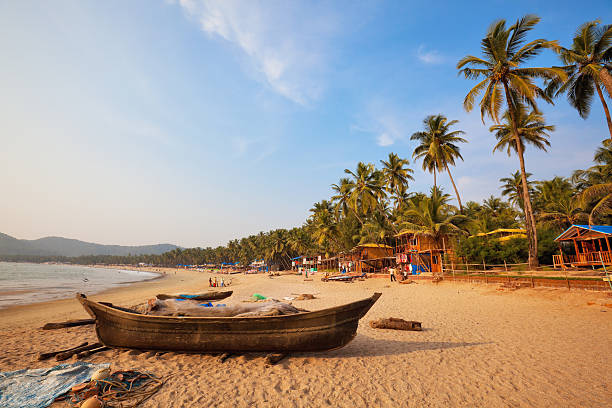
#> input picture OpenCV/Techniques of Image processing/Image arithmetics and bitwise operations/image1.jpg, 612 x 408 px, found by its file name
$ python histogram_equalization.py
#> lines starting #> are read from the running program, lines starting #| are printed output that depends on the picture
# -*- coding: utf-8 -*-
"""
Created on Mon Nov  2 10:47:21 2020

@author: elton
"""

from __future__ import print_function
import cv2
import matplotlib.pyplot as plt
import numpy as np

image1_path=(r'C:/Users/elton/Documents/Computer Vision/Building computer vision applications using ANN/Techniques of image processing/Image arithmetics and bitwise operations/image1.jpg')
image1=cv2.imread(image1_path)
#> image1 is the input picture: shape (408, 612, 3); mean B, G, R 141.3, 149.9, 160.5
image1=cv2.cvtColor(image1, cv2.COLOR_BGR2RGB)
image1=cv2.cvtColor(image1, cv2.COLOR_RGB2GRAY)
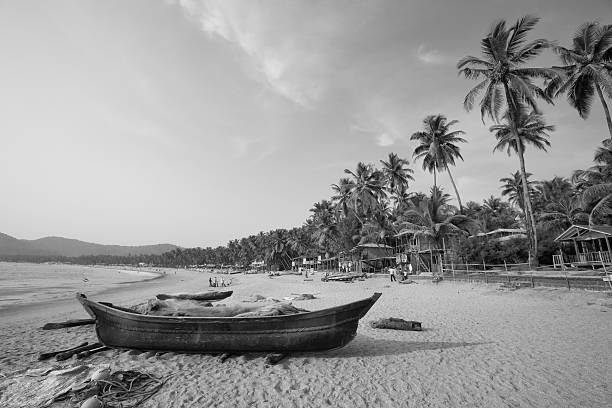
#> image1: shape (408, 612); min 0, max 253, mean 152.1
plt.imshow(image1, cmap='gray')

#calculate histogram
hist=cv2.calcHist([image1], [0], None, [256], [0, 255])
#> hist = 256 values, max 4687 at index 221, min 0 at index 254, mean 975.4

#plot histogram graph
plt.figure()
plt.title('Grayscale histogram')
plt.xlabel('bins')
plt.ylabel('number of pixels')
plt.plot(hist)
plt.show()
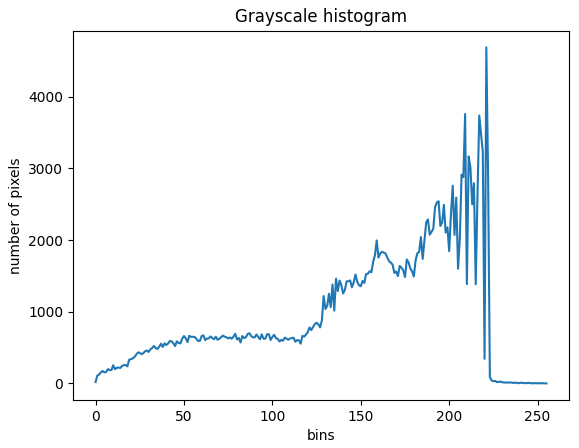
#> figure drawn by matplotlib, 1 panel; curve peaks at x = 221, y = 4687

equalizedImage=cv2.equalizeHist(image1)
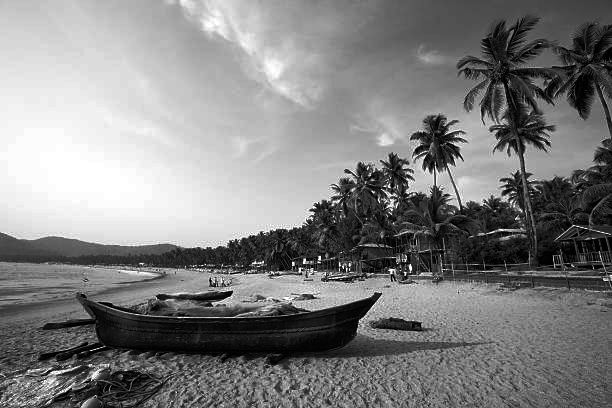
#> equalizedImage: shape (408, 612); min 0, max 255, mean 128.4
plt.imshow(equalizedImage, cmap='gray')

#calculate histogram of the equalized image
hist=cv2.calcHist([equalizedImage], [0], None, [256], [0, 255])
#> hist = 256 values, max 4687 at index 252, min 0 at index 76, mean 962.5

#plot histogram graph
plt.figure()
plt.title('Grayscale histogram')
plt.xlabel('bins')
plt.ylabel('number of pixels')
plt.plot(hist)
plt.show()
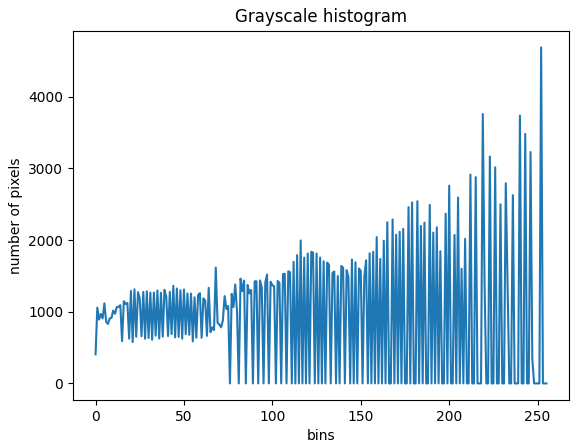
#> figure drawn by matplotlib, 1 panel; curve peaks at x = 252, y = 4687

$ run again, with OpenCV/Techniques of Image processing/Image arithmetics and bitwise operations/image2.jpg copied over OpenCV/Techniques of Image processing/Image arithmetics and bitwise operations/image1.jpg
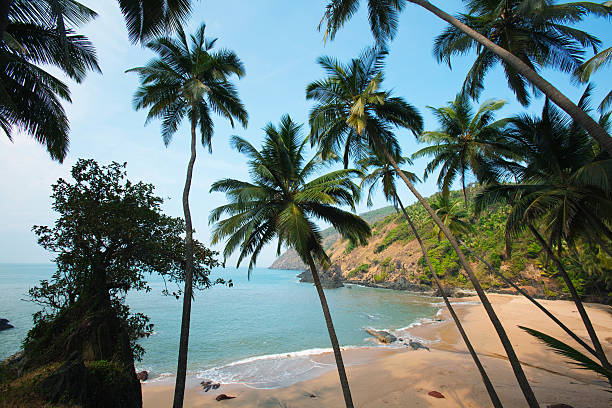
#> input picture OpenCV/Techniques of Image processing/Image arithmetics and bitwise operations/image2.jpg, 612 x 408 px, found by its file name
#> image1 is the input picture: shape (408, 612, 3); mean B, G, R 122.5, 124.5, 106.9
#> `hist=cv2.calcHist([image1], [0], None, [256], [0, 255])`: hist = 256 values, max 2085 at index 15, min 0 at index 255, mean 975.3
#> `equalizedImage=cv2.equalizeHist(image1)`:
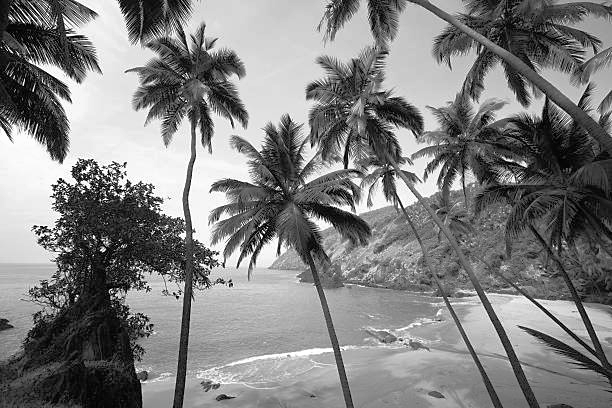
#> equalizedImage: shape (408, 612); min 0, max 255, mean 128.1
#> `hist=cv2.calcHist([equalizedImage], [0], None, [256], [0, 255])`: hist = 256 values, max 2091 at index 222, min 0 at index 8, mean 973.2
#> `plt.show()`:
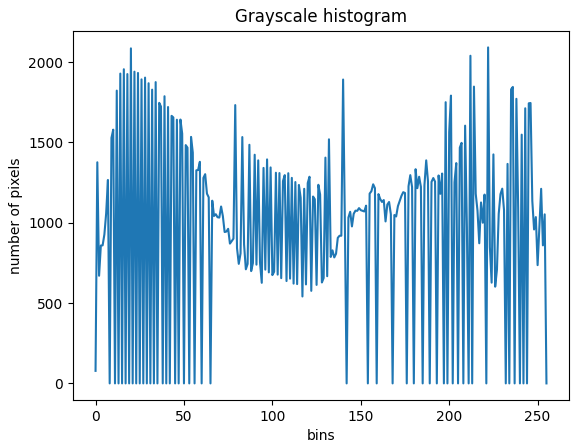
#> figure drawn by matplotlib, 1 panel; curve peaks at x = 222, y = 2091
